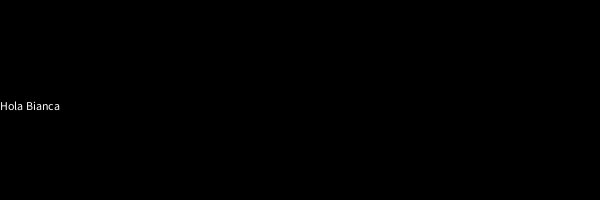
Frame 1 (no input)
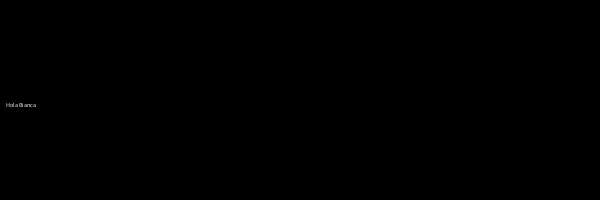
Frame 60 (the mouse pressed at the canvas centre just before this capture)
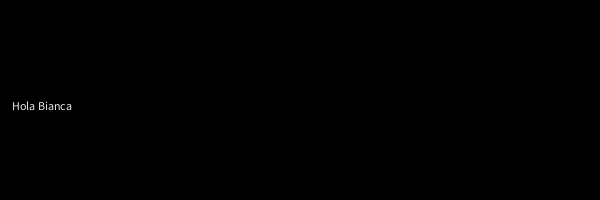
Frame 120 (the mouse held since frame 60 and released just before this capture)

The Processing sketch that drew these frames (run headless with seeded random() and noise(); from frame 60 on, the mouse is pressed at the canvas centre):

// Processing sketch: ej07b_animaciones_sobre_texto
// ── ej07b_animaciones_sobre_texto.pde

int estado = 0;
float posX, opacidad;

void setup(){
  size( 600, 200 );
  textAlign( LEFT, CENTER );
  
  posX = 0 ;
  opacidad = 255;
}

void draw(){
  background( 0 );
  //
  if( estado == 0 ){
    //
    posX = posX + 0.1;
    opacidad = opacidad - 0.2;  //opacidad--;
    //
    textSize( frameCount/10 );
    fill( 255, opacidad );
    text( "Hola Bianca", posX, 105 );
    //
  }else if( estado == 1 ){
    background( 255, 0, 0 );
  }
}

void keyPressed(){  //el cambio de estado es por teclado (NO x tiempo)
  if( key == '0' ){
    estado = 0;
  }else if( key == '1' ){
    estado = 1;
  }
  println( estado );
}
